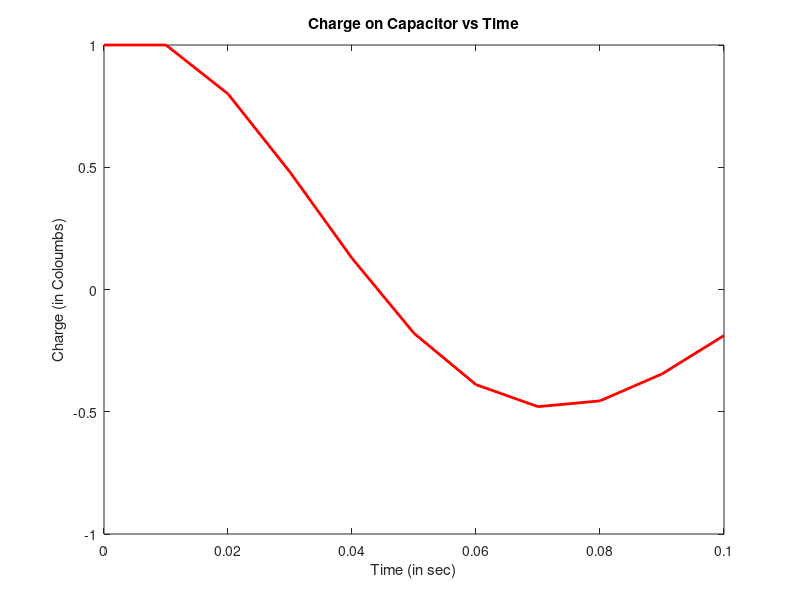

Here is the MATLAB script that generated this plot:
clear all;              % clear all variables
clc;                    % clear command window
close all;              % close open windows

% constants
R = 200                 % resistance in ohms
L = 5                   % inductance in Henry
C = 10^(-4)             % capacitance in Faraday

n = 11;                 % num of steps 
t = zeros(n,1);         % Time in seconds
I = zeros(n,1);         % Current in Ampere
q = zeros(n,1);         % Charge in Coloumb

% initial conditions
t(1) = 0;
I(1) = 0;
q(1) = 1;

dt = 0.01;              % size of time step in sec

% Iterative solution derived from Euler's Method
for i = 2:n
    t(i) = t(i-1) + dt;
    q(i) = q(i-1) + I(i-1)*dt;
    I(i) = I(i-1) + ( - (I(i-1)*R)/L - q(i-1)/(L*C) )*dt;
end

% Plots
figure;
plot(t, I, '-b','LineWidth', 3);
title('Current vs Time');
xlabel('Time (in sec)');
ylabel('Current (in Amperes)')

plot(t, q, '-r', 'LineWidth', 2);
title('Charge on Capacitor vs Time');
xlabel('Time (in sec)');
ylabel('Charge (in Coloumbs)')



% for i = 1:n-1
%     t(i+1) = t(i) + dt;
%     q(i+1) = q(i) + I(i)*dt; 
%     q_1(i) = (q(i+1) - q(i))/dt;
%     q_2(i) = q(i+1) - q()

% end